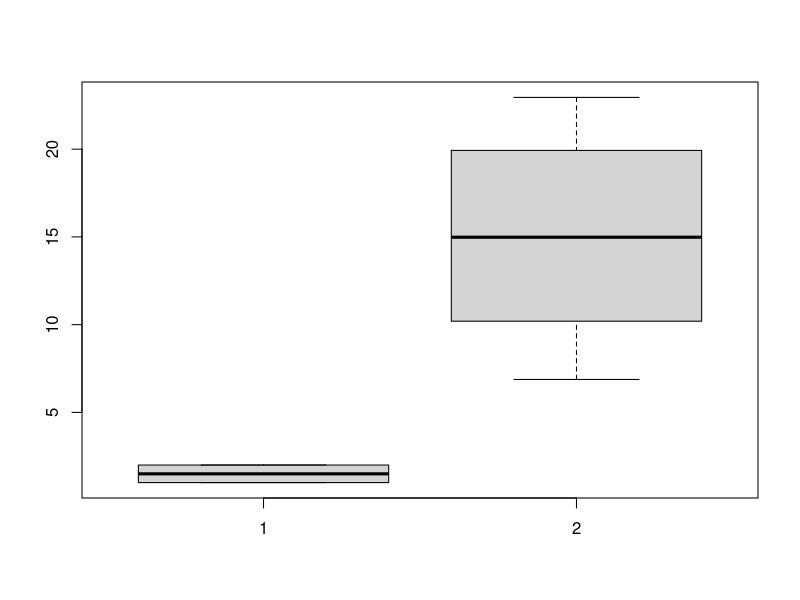
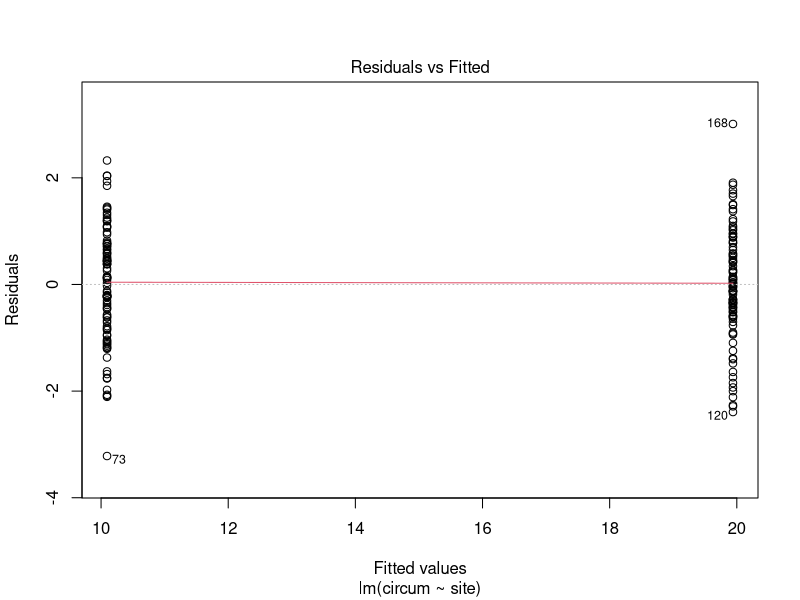
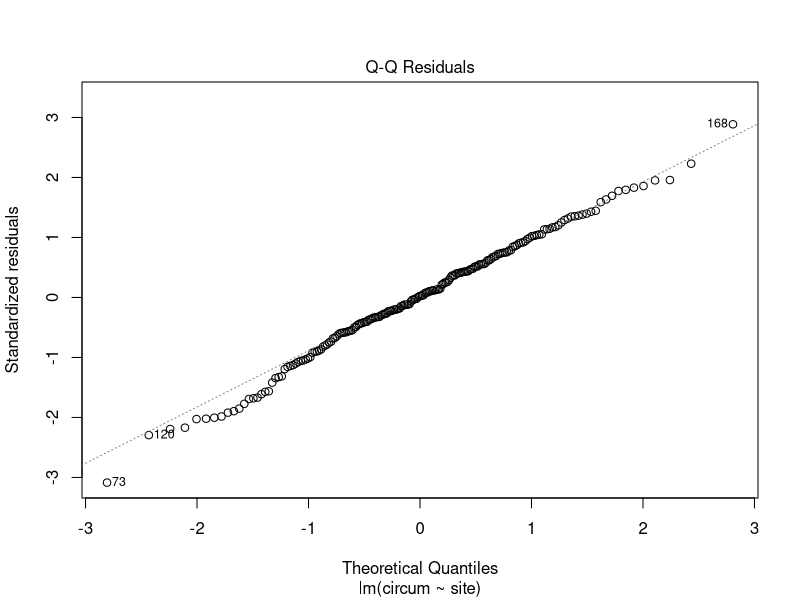
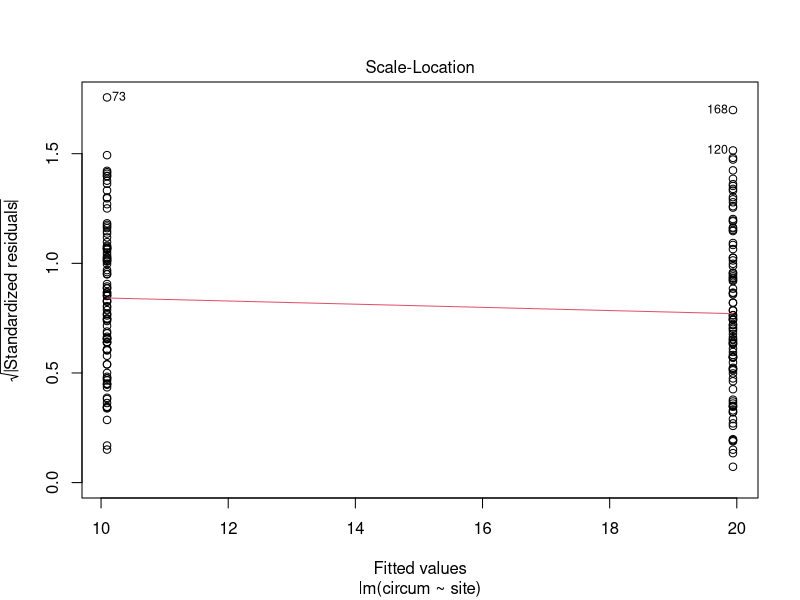
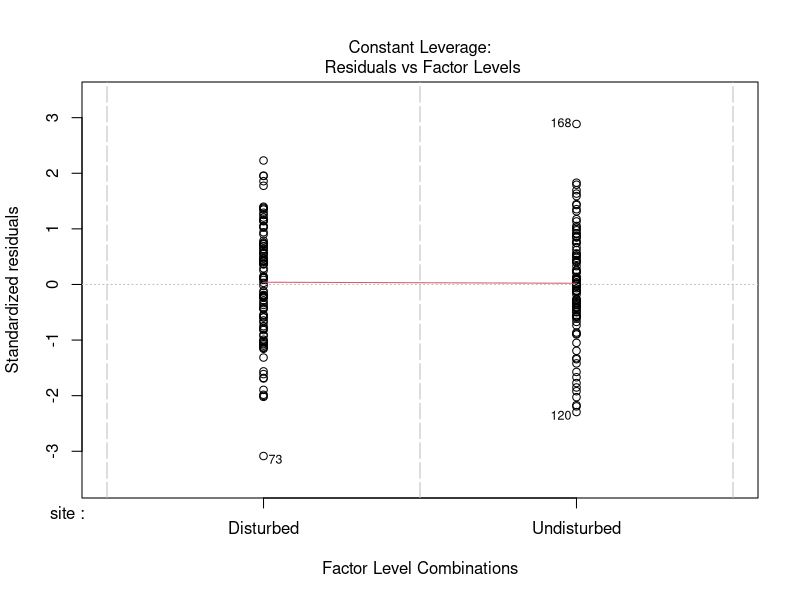
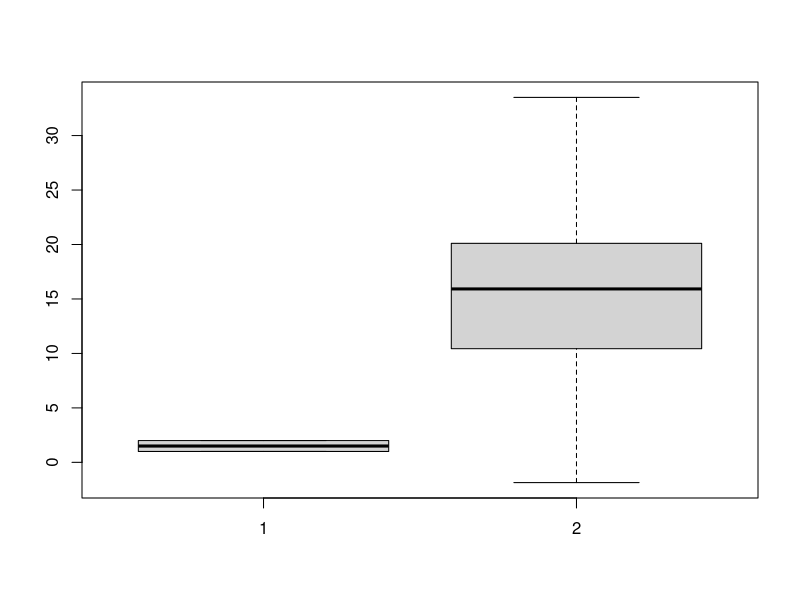
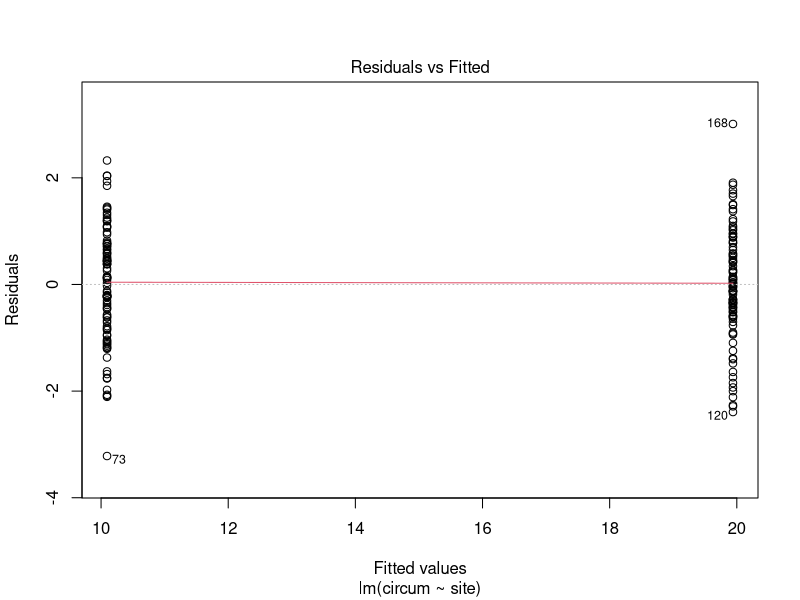
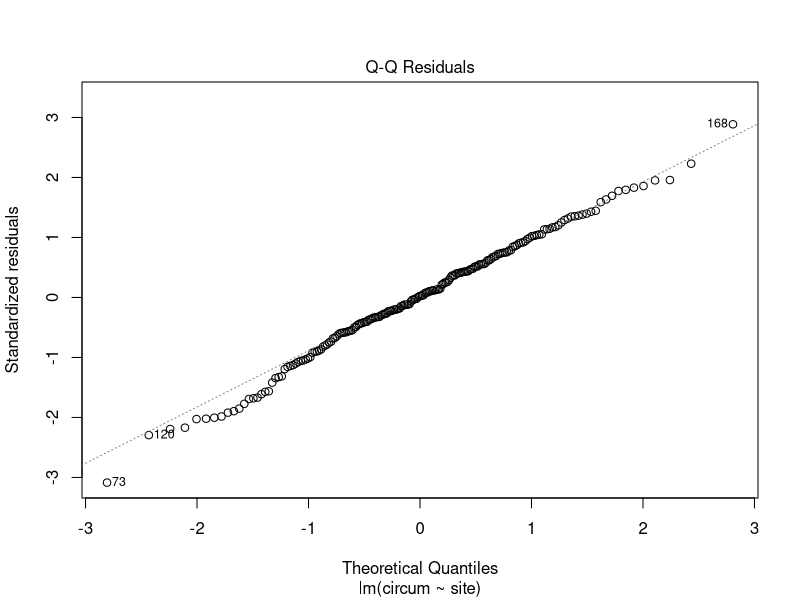

Write R code to recreate these figures, in order.
## ---- chunk 1
dat <- data.frame(circum = c(rnorm(100, 10), rnorm(100, 20)),
                  site = factor(c(rep('Disturbed', 100), c(rep('Undisturbed', 100)))))
boxplot(dat$site, dat$circum)
## ---- chunk 2
m <- lm(circum ~ site, data = dat)
summary(m)
## ---- chunk 3
plot(m)
## ---- chunk 4
dat$circum <- dat$circum + rnorm(nrow(dat), 0, 5)
boxplot(dat$site, dat$circum)
## ---- chunk 5
m2 <- lm(circum ~ site, data = dat)
summary(m2)
## ---- chunk 6
plot(m)
